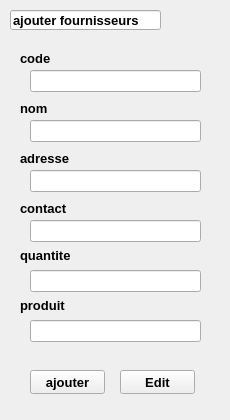
   <widget class="QFrame" name="employe_2">
    <property name="geometry">
     <rect>
      <x>10</x>
      <y>180</y>
      <width>230</width>
      <height>420</height>
     </rect>
    </property>
    <property name="minimumSize">
     <size>
      <width>230</width>
      <height>420</height>
     </size>
    </property>
    <property name="maximumSize">
     <size>
      <width>150</width>
      <height>600</height>
     </size>
    </property>
    <property name="frameShape">
     <enum>QFrame::NoFrame</enum>
    </property>
    <widget class="QFrame" name="frame_6">
     <property name="geometry">
      <rect>
       <x>0</x>
       <y>0</y>
       <width>181</width>
       <height>41</height>
      </rect>
     </property>
     <property name="maximumSize">
      <size>
       <width>200</width>
       <height>16777215</height>
      </size>
     </property>
     <property name="frameShape">
      <enum>QFrame::NoFrame</enum>
     </property>
     <widget class="QLineEdit" name="lineEdit_12">
      <property name="geometry">
       <rect>
        <x>10</x>
        <y>10</y>
        <width>151</width>
        <height>20</height>
       </rect>
      </property>
      <property name="font">
       <font>
        <pointsize>10</pointsize>
        <italic>false</italic>
        <bold>true</bold>
       </font>
      </property>
      <property name="text">
       <string>ajouter fournisseurs</string>
      </property>
      <property name="placeholderText">
       <string>Ajouter un employé </string>
      </property>
     </widget>
    </widget>
    <widget class="QLabel" name="label_15">
     <property name="geometry">
      <rect>
       <x>20</x>
       <y>100</y>
       <width>49</width>
       <height>16</height>
      </rect>
     </property>
     <property name="font">
      <font>
       <pointsize>10</pointsize>
       <bold>true</bold>
      </font>
     </property>
     <property name="text">
      <string>nom</string>
     </property>
    </widget>
    <widget class="QLineEdit" name="nom">
     <property name="geometry">
      <rect>
       <x>30</x>
       <y>120</y>
       <width>171</width>
       <height>22</height>
      </rect>
     </property>
    </widget>
    <widget class="QLabel" name="label_16">
     <property name="geometry">
      <rect>
       <x>20</x>
       <y>150</y>
       <width>61</width>
       <height>16</height>
      </rect>
     </property>
     <property name="font">
      <font>
       <pointsize>10</pointsize>
       <bold>true</bold>
      </font>
     </property>
     <property name="text">
      <string>adresse</string>
     </property>
    </widget>
    <widget class="QLineEdit" name="adresse">
     <property name="geometry">
      <rect>
       <x>30</x>
       <y>170</y>
       <width>171</width>
       <height>22</height>
      </rect>
     </property>
     <property name="font">
      <font>
       <pointsize>10</pointsize>
       <bold>false</bold>
      </font>
     </property>
    </widget>
    <widget class="QLabel" name="label_18">
     <property name="geometry">
      <rect>
       <x>20</x>
       <y>200</y>
       <width>61</width>
       <height>16</height>
      </rect>
     </property>
     <property name="font">
      <font>
       <pointsize>10</pointsize>
       <bold>true</bold>
      </font>
     </property>
     <property name="text">
      <string>contact</string>
     </property>
    </widget>
    <widget class="QLineEdit" name="contact">
     <property name="geometry">
      <rect>
       <x>30</x>
       <y>220</y>
       <width>171</width>
       <height>22</height>
      </rect>
     </property>
    </widget>
    <widget class="QLabel" name="label_19">
     <property name="geometry">
      <rect>
       <x>20</x>
       <y>245</y>
       <width>71</width>
       <height>21</height>
      </rect>
     </property>
     <property name="font">
      <font>
       <pointsize>10</pointsize>
       <bold>true</bold>
      </font>
     </property>
     <property name="text">
      <string>quantite</string>
     </property>
    </widget>
    <widget class="QLineEdit" name="quantite">
     <property name="geometry">
      <rect>
       <x>30</x>
       <y>270</y>
       <width>171</width>
       <height>22</height>
      </rect>
     </property>
    </widget>
    <widget class="QPushButton" name="ajouter">
     <property name="geometry">
      <rect>
       <x>30</x>
       <y>370</y>
       <width>75</width>
       <height>24</height>
      </rect>
     </property>
     <property name="font">
      <font>
       <pointsize>10</pointsize>
       <bold>true</bold>
      </font>
     </property>
     <property name="text">
      <string>ajouter</string>
     </property>
    </widget>
    <widget class="QPushButton" name="modifier">
     <property name="geometry">
      <rect>
       <x>120</x>
       <y>370</y>
       <width>75</width>
       <height>24</height>
      </rect>
     </property>
     <property name="font">
      <font>
       <pointsize>10</pointsize>
       <bold>true</bold>
      </font>
     </property>
     <property name="text">
      <string>Edit</string>
     </property>
    </widget>
    <widget class="QLabel" name="label_20">
     <property name="geometry">
      <rect>
       <x>20</x>
       <y>295</y>
       <width>61</width>
       <height>21</height>
      </rect>
     </property>
     <property name="font">
      <font>
       <pointsize>10</pointsize>
       <bold>true</bold>
      </font>
     </property>
     <property name="text">
      <string>produit</string>
     </property>
    </widget>
    <widget class="QLineEdit" name="produit">
     <property name="geometry">
      <rect>
       <x>30</x>
       <y>320</y>
       <width>171</width>
       <height>22</height>
      </rect>
     </property>
    </widget>
    <widget class="QLineEdit" name="code">
     <property name="geometry">
      <rect>
       <x>30</x>
       <y>70</y>
       <width>171</width>
       <height>22</height>
      </rect>
     </property>
    </widget>
    <widget class="QLabel" name="label_17">
     <property name="geometry">
      <rect>
       <x>20</x>
       <y>50</y>
       <width>71</width>
       <height>16</height>
      </rect>
     </property>
     <property name="font">
      <font>
       <pointsize>10</pointsize>
       <bold>true</bold>
      </font>
     </property>
     <property name="text">
      <string>code</string>
     </property>
    </widget>
   </widget>
